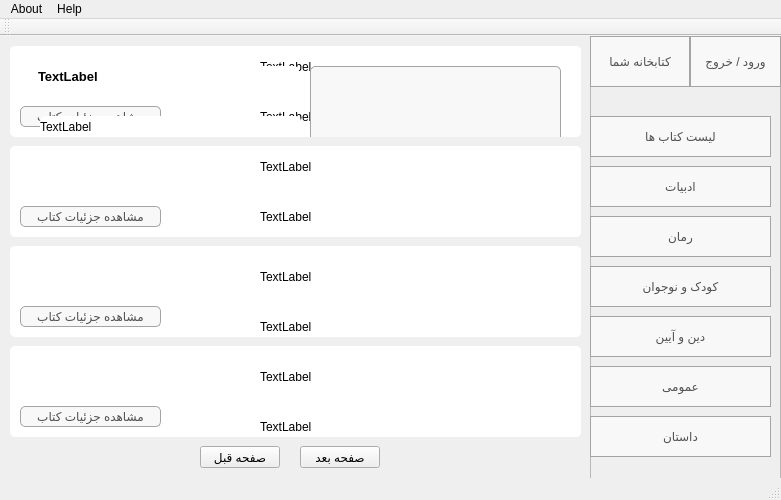
<?xml version="1.0" encoding="UTF-8"?>
<ui version="4.0">
 <class>MainWindow</class>
 <widget class="QMainWindow" name="MainWindow">
  <property name="enabled">
   <bool>true</bool>
  </property>
  <property name="geometry">
   <rect>
    <x>0</x>
    <y>0</y>
    <width>781</width>
    <height>500</height>
   </rect>
  </property>
  <property name="minimumSize">
   <size>
    <width>781</width>
    <height>500</height>
   </size>
  </property>
  <property name="maximumSize">
   <size>
    <width>781</width>
    <height>500</height>
   </size>
  </property>
  <property name="windowTitle">
   <string>MainWindow</string>
  </property>
  <property name="autoFillBackground">
   <bool>false</bool>
  </property>
  <property name="styleSheet">
   <string notr="true">#MainWindow {
    background:  url(:/image/back.jpg);
    background-repeat: no-repeat;
}

QPushButton:pressed {
background-color: rgb(255, 213, 228);
}</string>
  </property>
  <widget class="QWidget" name="centralWidget">
   <widget class="QFrame" name="frame">
    <property name="enabled">
     <bool>true</bool>
    </property>
    <property name="geometry">
     <rect>
      <x>590</x>
      <y>50</y>
      <width>191</width>
      <height>411</height>
     </rect>
    </property>
    <property name="styleSheet">
     <string notr="true">QPushButton{
border: 1px solid;
background-color: rgb(248, 248, 248);
border-color: rgb(164, 164, 164);
color: rgb(81, 81, 81);
}
QPushButton:hover {
background-color: rgb(255, 255, 255);
}
QPushButton:pressed {
background-color: rgb(255, 213, 228);
}</string>
    </property>
    <property name="frameShape">
     <enum>QFrame::StyledPanel</enum>
    </property>
    <property name="frameShadow">
     <enum>QFrame::Raised</enum>
    </property>
    <widget class="QPushButton" name="pushButton">
     <property name="enabled">
      <bool>true</bool>
     </property>
     <property name="geometry">
      <rect>
       <x>0</x>
       <y>30</y>
       <width>181</width>
       <height>41</height>
      </rect>
     </property>
     <property name="autoFillBackground">
      <bool>false</bool>
     </property>
     <property name="styleSheet">
      <string notr="true"/>
     </property>
     <property name="text">
      <string>لیست کتاب ها</string>
     </property>
     <property name="autoRepeat">
      <bool>false</bool>
     </property>
    </widget>
    <widget class="QPushButton" name="pushButton_2">
     <property name="enabled">
      <bool>true</bool>
     </property>
     <property name="geometry">
      <rect>
       <x>0</x>
       <y>80</y>
       <width>181</width>
       <height>41</height>
      </rect>
     </property>
     <property name="text">
      <string>ادبیات</string>
     </property>
    </widget>
    <widget class="QPushButton" name="pushButton_3">
     <property name="enabled">
      <bool>true</bool>
     </property>
     <property name="geometry">
      <rect>
       <x>0</x>
       <y>130</y>
       <width>181</width>
       <height>41</height>
      </rect>
     </property>
     <property name="text">
      <string>رمان</string>
     </property>
    </widget>
    <widget class="QPushButton" name="pushButton_4">
     <property name="enabled">
      <bool>true</bool>
     </property>
     <property name="geometry">
      <rect>
       <x>0</x>
       <y>180</y>
       <width>181</width>
       <height>41</height>
      </rect>
     </property>
     <property name="text">
      <string>کودک و نوجوان</string>
     </property>
    </widget>
    <widget class="QPushButton" name="pushButton_5">
     <property name="enabled">
      <bool>true</bool>
     </property>
     <property name="geometry">
      <rect>
       <x>0</x>
       <y>230</y>
       <width>181</width>
       <height>41</height>
      </rect>
     </property>
     <property name="text">
      <string>دین و آیین</string>
     </property>
    </widget>
    <widget class="QPushButton" name="pushButton_6">
     <property name="enabled">
      <bool>true</bool>
     </property>
     <property name="geometry">
      <rect>
       <x>0</x>
       <y>280</y>
       <width>181</width>
       <height>41</height>
      </rect>
     </property>
     <property name="text">
      <string>عمومی</string>
     </property>
    </widget>
    <widget class="QPushButton" name="pushButton_7">
     <property name="enabled">
      <bool>true</bool>
     </property>
     <property name="geometry">
      <rect>
       <x>0</x>
       <y>330</y>
       <width>181</width>
       <height>41</height>
      </rect>
     </property>
     <property name="text">
      <string>داستان</string>
     </property>
    </widget>
   </widget>
   <widget class="QFrame" name="frame_2">
    <property name="enabled">
     <bool>true</bool>
    </property>
    <property name="geometry">
     <rect>
      <x>590</x>
      <y>0</y>
      <width>191</width>
      <height>51</height>
     </rect>
    </property>
    <property name="layoutDirection">
     <enum>Qt::RightToLeft</enum>
    </property>
    <property name="styleSheet">
     <string notr="true">QPushButton{
border: 1px solid;
background-color: rgb(248, 248, 248);
border-color: rgb(164, 164, 164);
color: rgb(81, 81, 81);
}
QPushButton:hover {
background-color: rgb(255, 255, 255);
}
QPushButton:pressed {
background-color: rgb(255, 213, 228);
}</string>
    </property>
    <property name="frameShape">
     <enum>QFrame::StyledPanel</enum>
    </property>
    <property name="frameShadow">
     <enum>QFrame::Raised</enum>
    </property>
    <widget class="QPushButton" name="pushButton_8">
     <property name="enabled">
      <bool>true</bool>
     </property>
     <property name="geometry">
      <rect>
       <x>100</x>
       <y>0</y>
       <width>91</width>
       <height>51</height>
      </rect>
     </property>
     <property name="styleSheet">
      <string notr="true"/>
     </property>
     <property name="text">
      <string>ورود / خروج</string>
     </property>
    </widget>
    <widget class="QPushButton" name="pushButton_9">
     <property name="enabled">
      <bool>true</bool>
     </property>
     <property name="geometry">
      <rect>
       <x>0</x>
       <y>0</y>
       <width>100</width>
       <height>51</height>
      </rect>
     </property>
     <property name="styleSheet">
      <string notr="true"/>
     </property>
     <property name="text">
      <string>کتابخانه شما</string>
     </property>
    </widget>
   </widget>
   <widget class="QFrame" name="frame_3">
    <property name="enabled">
     <bool>true</bool>
    </property>
    <property name="geometry">
     <rect>
      <x>10</x>
      <y>10</y>
      <width>571</width>
      <height>91</height>
     </rect>
    </property>
    <property name="styleSheet">
     <string notr="true">border: none;
background-color: white;
border-radius: 5px;
</string>
    </property>
    <property name="frameShape">
     <enum>QFrame::StyledPanel</enum>
    </property>
    <property name="frameShadow">
     <enum>QFrame::Raised</enum>
    </property>
    <widget class="QLabel" name="lblbimage1">
     <property name="enabled">
      <bool>true</bool>
     </property>
     <property name="geometry">
      <rect>
       <x>480</x>
       <y>0</y>
       <width>91</width>
       <height>91</height>
      </rect>
     </property>
     <property name="text">
      <string/>
     </property>
     <property name="scaledContents">
      <bool>true</bool>
     </property>
    </widget>
    <widget class="QLabel" name="lblbname1">
     <property name="enabled">
      <bool>true</bool>
     </property>
     <property name="geometry">
      <rect>
       <x>250</x>
       <y>10</y>
       <width>221</width>
       <height>21</height>
      </rect>
     </property>
     <property name="text">
      <string>TextLabel</string>
     </property>
    </widget>
    <widget class="QLabel" name="lblauthor1">
     <property name="enabled">
      <bool>true</bool>
     </property>
     <property name="geometry">
      <rect>
       <x>250</x>
       <y>60</y>
       <width>221</width>
       <height>21</height>
      </rect>
     </property>
     <property name="text">
      <string>TextLabel</string>
     </property>
    </widget>
    <widget class="QPushButton" name="viewbutton1">
     <property name="enabled">
      <bool>true</bool>
     </property>
     <property name="geometry">
      <rect>
       <x>10</x>
       <y>60</y>
       <width>141</width>
       <height>21</height>
      </rect>
     </property>
     <property name="styleSheet">
      <string notr="true">border: 1px solid;
background-color: rgb(248, 248, 248);
border-color: rgb(164, 164, 164);
color: rgb(81, 81, 81);</string>
     </property>
     <property name="text">
      <string>مشاهده جزئیات کتاب</string>
     </property>
    </widget>
    <widget class="QPushButton" name="btndownload">
     <property name="geometry">
      <rect>
       <x>310</x>
       <y>390</y>
       <width>101</width>
       <height>22</height>
      </rect>
     </property>
     <property name="styleSheet">
      <string notr="true">border: 1px solid;
background-color: rgb(156, 255, 164);
border-color: rgb(164, 164, 164);
color: rgb(81, 81, 81);</string>
     </property>
     <property name="text">
      <string>باز کردن کتاب</string>
     </property>
    </widget>
    <widget class="QLabel" name="lblviewimage">
     <property name="geometry">
      <rect>
       <x>300</x>
       <y>20</y>
       <width>251</width>
       <height>361</height>
      </rect>
     </property>
     <property name="styleSheet">
      <string notr="true">border: 1px solid;
background-color: rgb(248, 248, 248);
border-color: rgb(164, 164, 164);
color: rgb(81, 81, 81);</string>
     </property>
     <property name="text">
      <string>TextLabel</string>
     </property>
     <property name="scaledContents">
      <bool>true</bool>
     </property>
    </widget>
    <widget class="QLabel" name="lblviewbookname">
     <property name="geometry">
      <rect>
       <x>28</x>
       <y>20</y>
       <width>261</width>
       <height>21</height>
      </rect>
     </property>
     <property name="font">
      <font>
       <pointsize>10</pointsize>
       <weight>75</weight>
       <bold>true</bold>
      </font>
     </property>
     <property name="text">
      <string>TextLabel</string>
     </property>
    </widget>
    <widget class="QLabel" name="lblviewauthor">
     <property name="geometry">
      <rect>
       <x>30</x>
       <y>70</y>
       <width>261</width>
       <height>21</height>
      </rect>
     </property>
     <property name="text">
      <string>TextLabel</string>
     </property>
    </widget>
    <widget class="QLabel" name="lblviewpublisher">
     <property name="geometry">
      <rect>
       <x>30</x>
       <y>110</y>
       <width>261</width>
       <height>21</height>
      </rect>
     </property>
     <property name="text">
      <string>TextLabel</string>
     </property>
    </widget>
    <widget class="QLabel" name="lblviewpagenumer">
     <property name="geometry">
      <rect>
       <x>30</x>
       <y>140</y>
       <width>261</width>
       <height>21</height>
      </rect>
     </property>
     <property name="text">
      <string>TextLabel</string>
     </property>
    </widget>
    <widget class="QLabel" name="lblviewbooklang">
     <property name="geometry">
      <rect>
       <x>30</x>
       <y>170</y>
       <width>261</width>
       <height>21</height>
      </rect>
     </property>
     <property name="text">
      <string>TextLabel</string>
     </property>
    </widget>
    <widget class="QLabel" name="lblviewbookformat">
     <property name="geometry">
      <rect>
       <x>170</x>
       <y>200</y>
       <width>121</width>
       <height>21</height>
      </rect>
     </property>
     <property name="text">
      <string>TextLabel</string>
     </property>
    </widget>
    <widget class="QLabel" name="lblviewbooksize">
     <property name="geometry">
      <rect>
       <x>40</x>
       <y>200</y>
       <width>121</width>
       <height>21</height>
      </rect>
     </property>
     <property name="text">
      <string>TextLabel</string>
     </property>
    </widget>
    <widget class="QLabel" name="lblviewpublicdate">
     <property name="geometry">
      <rect>
       <x>30</x>
       <y>230</y>
       <width>261</width>
       <height>21</height>
      </rect>
     </property>
     <property name="text">
      <string>TextLabel</string>
     </property>
    </widget>
    <widget class="QPushButton" name="btnviewcancel">
     <property name="geometry">
      <rect>
       <x>440</x>
       <y>390</y>
       <width>101</width>
       <height>22</height>
      </rect>
     </property>
     <property name="styleSheet">
      <string notr="true">border: 1px solid;
background-color: rgb(255, 187, 181);
border-color: rgb(164, 164, 164);
color: rgb(81, 81, 81);</string>
     </property>
     <property name="text">
      <string>بازگشت</string>
     </property>
    </widget>
    <widget class="QLabel" name="lblviewISBN">
     <property name="geometry">
      <rect>
       <x>30</x>
       <y>260</y>
       <width>261</width>
       <height>21</height>
      </rect>
     </property>
     <property name="text">
      <string>TextLabel</string>
     </property>
    </widget>
    <widget class="QLabel" name="lblviewprintnum">
     <property name="geometry">
      <rect>
       <x>30</x>
       <y>290</y>
       <width>261</width>
       <height>21</height>
      </rect>
     </property>
     <property name="text">
      <string>TextLabel</string>
     </property>
    </widget>
   </widget>
   <widget class="QFrame" name="frame_4">
    <property name="enabled">
     <bool>true</bool>
    </property>
    <property name="geometry">
     <rect>
      <x>10</x>
      <y>110</y>
      <width>571</width>
      <height>91</height>
     </rect>
    </property>
    <property name="styleSheet">
     <string notr="true">border: none;
background-color: white;
border-radius: 5px;</string>
    </property>
    <property name="frameShape">
     <enum>QFrame::StyledPanel</enum>
    </property>
    <property name="frameShadow">
     <enum>QFrame::Raised</enum>
    </property>
    <widget class="QLabel" name="lblbimage2">
     <property name="enabled">
      <bool>true</bool>
     </property>
     <property name="geometry">
      <rect>
       <x>480</x>
       <y>0</y>
       <width>91</width>
       <height>91</height>
      </rect>
     </property>
     <property name="text">
      <string/>
     </property>
     <property name="scaledContents">
      <bool>true</bool>
     </property>
    </widget>
    <widget class="QLabel" name="lblbname2">
     <property name="enabled">
      <bool>true</bool>
     </property>
     <property name="geometry">
      <rect>
       <x>250</x>
       <y>10</y>
       <width>221</width>
       <height>21</height>
      </rect>
     </property>
     <property name="text">
      <string>TextLabel</string>
     </property>
    </widget>
    <widget class="QLabel" name="lblauthor2">
     <property name="enabled">
      <bool>true</bool>
     </property>
     <property name="geometry">
      <rect>
       <x>250</x>
       <y>60</y>
       <width>221</width>
       <height>21</height>
      </rect>
     </property>
     <property name="text">
      <string>TextLabel</string>
     </property>
    </widget>
    <widget class="QPushButton" name="viewbutton2">
     <property name="enabled">
      <bool>true</bool>
     </property>
     <property name="geometry">
      <rect>
       <x>10</x>
       <y>60</y>
       <width>141</width>
       <height>21</height>
      </rect>
     </property>
     <property name="styleSheet">
      <string notr="true">border: 1px solid;
background-color: rgb(248, 248, 248);
border-color: rgb(164, 164, 164);
color: rgb(81, 81, 81);</string>
     </property>
     <property name="text">
      <string>مشاهده جزئیات کتاب</string>
     </property>
    </widget>
   </widget>
   <widget class="QFrame" name="frame_5">
    <property name="enabled">
     <bool>true</bool>
    </property>
    <property name="geometry">
     <rect>
      <x>10</x>
      <y>210</y>
      <width>571</width>
      <height>91</height>
     </rect>
    </property>
    <property name="styleSheet">
     <string notr="true">border: none;
background-color: white;
border-radius: 5px;</string>
    </property>
    <property name="frameShape">
     <enum>QFrame::StyledPanel</enum>
    </property>
    <property name="frameShadow">
     <enum>QFrame::Raised</enum>
    </property>
    <widget class="QLabel" name="lblbimage3">
     <property name="enabled">
      <bool>true</bool>
     </property>
     <property name="geometry">
      <rect>
       <x>480</x>
       <y>0</y>
       <width>91</width>
       <height>91</height>
      </rect>
     </property>
     <property name="text">
      <string/>
     </property>
     <property name="scaledContents">
      <bool>true</bool>
     </property>
    </widget>
    <widget class="QLabel" name="lblauthor3">
     <property name="enabled">
      <bool>true</bool>
     </property>
     <property name="geometry">
      <rect>
       <x>250</x>
       <y>70</y>
       <width>221</width>
       <height>21</height>
      </rect>
     </property>
     <property name="text">
      <string>TextLabel</string>
     </property>
    </widget>
    <widget class="QLabel" name="lblbname3">
     <property name="enabled">
      <bool>true</bool>
     </property>
     <property name="geometry">
      <rect>
       <x>250</x>
       <y>20</y>
       <width>221</width>
       <height>21</height>
      </rect>
     </property>
     <property name="text">
      <string>TextLabel</string>
     </property>
    </widget>
    <widget class="QPushButton" name="viewbutton3">
     <property name="enabled">
      <bool>true</bool>
     </property>
     <property name="geometry">
      <rect>
       <x>10</x>
       <y>60</y>
       <width>141</width>
       <height>21</height>
      </rect>
     </property>
     <property name="styleSheet">
      <string notr="true">border: 1px solid;
background-color: rgb(248, 248, 248);
border-color: rgb(164, 164, 164);
color: rgb(81, 81, 81);</string>
     </property>
     <property name="text">
      <string>مشاهده جزئیات کتاب</string>
     </property>
    </widget>
   </widget>
   <widget class="QFrame" name="frame_6">
    <property name="enabled">
     <bool>true</bool>
    </property>
    <property name="geometry">
     <rect>
      <x>10</x>
      <y>310</y>
      <width>571</width>
      <height>91</height>
     </rect>
    </property>
    <property name="styleSheet">
     <string notr="true">border: none;
background-color: white;
border-radius: 5px;</string>
    </property>
    <property name="frameShape">
     <enum>QFrame::StyledPanel</enum>
    </property>
    <property name="frameShadow">
     <enum>QFrame::Raised</enum>
    </property>
    <widget class="QLabel" name="lblbimage4">
     <property name="enabled">
      <bool>true</bool>
     </property>
     <property name="geometry">
      <rect>
       <x>480</x>
       <y>0</y>
       <width>91</width>
       <height>91</height>
      </rect>
     </property>
     <property name="text">
      <string/>
     </property>
     <property name="scaledContents">
      <bool>true</bool>
     </property>
    </widget>
    <widget class="QLabel" name="lblauthor4">
     <property name="enabled">
      <bool>true</bool>
     </property>
     <property name="geometry">
      <rect>
       <x>250</x>
       <y>70</y>
       <width>221</width>
       <height>21</height>
      </rect>
     </property>
     <property name="text">
      <string>TextLabel</string>
     </property>
    </widget>
    <widget class="QLabel" name="lblbname4">
     <property name="enabled">
      <bool>true</bool>
     </property>
     <property name="geometry">
      <rect>
       <x>250</x>
       <y>20</y>
       <width>221</width>
       <height>21</height>
      </rect>
     </property>
     <property name="text">
      <string>TextLabel</string>
     </property>
    </widget>
    <widget class="QPushButton" name="viewbutton4">
     <property name="enabled">
      <bool>true</bool>
     </property>
     <property name="geometry">
      <rect>
       <x>10</x>
       <y>60</y>
       <width>141</width>
       <height>21</height>
      </rect>
     </property>
     <property name="styleSheet">
      <string notr="true">border: 1px solid;
background-color: rgb(248, 248, 248);
border-color: rgb(164, 164, 164);
color: rgb(81, 81, 81);</string>
     </property>
     <property name="text">
      <string>مشاهده جزئیات کتاب</string>
     </property>
    </widget>
   </widget>
   <widget class="QPushButton" name="btnpreviews">
    <property name="enabled">
     <bool>true</bool>
    </property>
    <property name="geometry">
     <rect>
      <x>200</x>
      <y>410</y>
      <width>80</width>
      <height>22</height>
     </rect>
    </property>
    <property name="text">
     <string>صفحه قبل</string>
    </property>
   </widget>
   <widget class="QPushButton" name="btnnext">
    <property name="enabled">
     <bool>true</bool>
    </property>
    <property name="geometry">
     <rect>
      <x>300</x>
      <y>410</y>
      <width>80</width>
      <height>22</height>
     </rect>
    </property>
    <property name="text">
     <string>صفحه بعد</string>
    </property>
   </widget>
   <zorder>frame</zorder>
   <zorder>frame_2</zorder>
   <zorder>frame_4</zorder>
   <zorder>frame_5</zorder>
   <zorder>frame_6</zorder>
   <zorder>btnpreviews</zorder>
   <zorder>btnnext</zorder>
   <zorder>frame_3</zorder>
  </widget>
  <widget class="QMenuBar" name="menuBar">
   <property name="geometry">
    <rect>
     <x>0</x>
     <y>0</y>
     <width>781</width>
     <height>19</height>
    </rect>
   </property>
   <widget class="QMenu" name="menuAbout">
    <property name="title">
     <string>About</string>
    </property>
   </widget>
   <widget class="QMenu" name="menuHelp">
    <property name="title">
     <string>Help</string>
    </property>
   </widget>
   <addaction name="menuAbout"/>
   <addaction name="menuHelp"/>
  </widget>
  <widget class="QToolBar" name="mainToolBar">
   <attribute name="toolBarArea">
    <enum>TopToolBarArea</enum>
   </attribute>
   <attribute name="toolBarBreak">
    <bool>false</bool>
   </attribute>
  </widget>
  <widget class="QStatusBar" name="statusBar"/>
 </widget>
 <layoutdefault spacing="6" margin="11"/>
 <tabstops>
  <tabstop>pushButton</tabstop>
  <tabstop>pushButton_2</tabstop>
  <tabstop>pushButton_3</tabstop>
  <tabstop>pushButton_4</tabstop>
  <tabstop>pushButton_5</tabstop>
  <tabstop>pushButton_6</tabstop>
  <tabstop>pushButton_7</tabstop>
  <tabstop>pushButton_9</tabstop>
  <tabstop>pushButton_8</tabstop>
 </tabstops>
 <resources/>
 <connections/>
</ui>
